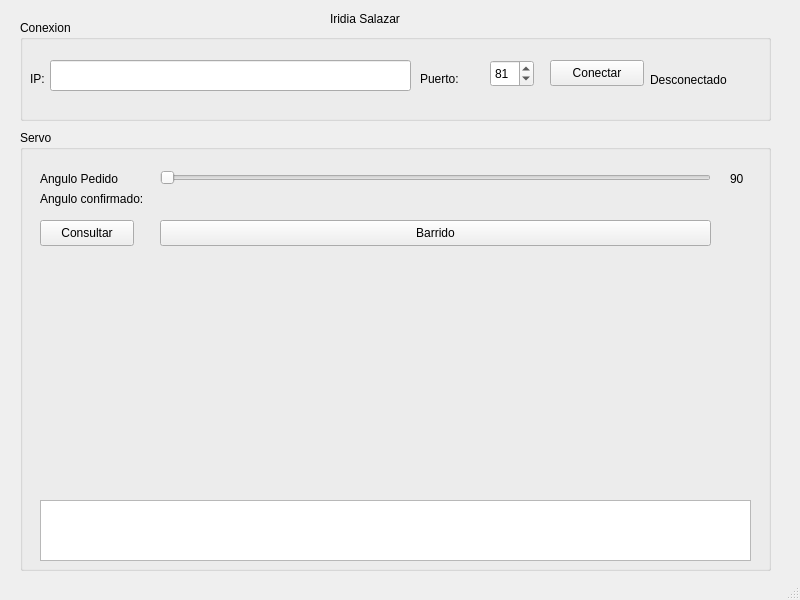
<?xml version="1.0" encoding="UTF-8"?>
<ui version="4.0">
 <class>MainWindow</class>
 <widget class="QMainWindow" name="MainWindow">
  <property name="geometry">
   <rect>
    <x>0</x>
    <y>0</y>
    <width>800</width>
    <height>600</height>
   </rect>
  </property>
  <property name="windowTitle">
   <string>MainWindow</string>
  </property>
  <widget class="QWidget" name="centralwidget">
   <widget class="QGroupBox" name="grupoConexion">
    <property name="geometry">
     <rect>
      <x>20</x>
      <y>20</y>
      <width>751</width>
      <height>101</height>
     </rect>
    </property>
    <property name="title">
     <string>Conexion</string>
    </property>
    <widget class="QLabel" name="label_4">
     <property name="geometry">
      <rect>
       <x>10</x>
       <y>50</y>
       <width>31</width>
       <height>18</height>
      </rect>
     </property>
     <property name="text">
      <string>IP:</string>
     </property>
    </widget>
    <widget class="QPushButton" name="botonConectar">
     <property name="geometry">
      <rect>
       <x>530</x>
       <y>40</y>
       <width>94</width>
       <height>26</height>
      </rect>
     </property>
     <property name="text">
      <string>Conectar</string>
     </property>
    </widget>
    <widget class="QLineEdit" name="lineEditIp">
     <property name="geometry">
      <rect>
       <x>30</x>
       <y>40</y>
       <width>361</width>
       <height>31</height>
      </rect>
     </property>
    </widget>
    <widget class="QLabel" name="label">
     <property name="geometry">
      <rect>
       <x>400</x>
       <y>50</y>
       <width>66</width>
       <height>18</height>
      </rect>
     </property>
     <property name="text">
      <string>Puerto:</string>
     </property>
    </widget>
    <widget class="QSpinBox" name="spinPuerto">
     <property name="geometry">
      <rect>
       <x>470</x>
       <y>40</y>
       <width>44</width>
       <height>27</height>
      </rect>
     </property>
     <property name="value">
      <number>81</number>
     </property>
    </widget>
    <widget class="QLabel" name="etiquetaEstado">
     <property name="geometry">
      <rect>
       <x>630</x>
       <y>50</y>
       <width>101</width>
       <height>20</height>
      </rect>
     </property>
     <property name="text">
      <string>Desconectado</string>
     </property>
    </widget>
   </widget>
   <widget class="QGroupBox" name="grupoServo">
    <property name="geometry">
     <rect>
      <x>20</x>
      <y>130</y>
      <width>751</width>
      <height>441</height>
     </rect>
    </property>
    <property name="title">
     <string>Servo</string>
    </property>
    <widget class="QChartView" name="graficaPot" native="true">
     <property name="geometry">
      <rect>
       <x>20</x>
       <y>130</y>
       <width>711</width>
       <height>231</height>
      </rect>
     </property>
    </widget>
    <widget class="QSlider" name="deslizadorAngulo">
     <property name="geometry">
      <rect>
       <x>140</x>
       <y>40</y>
       <width>551</width>
       <height>16</height>
      </rect>
     </property>
     <property name="orientation">
      <enum>Qt::Orientation::Horizontal</enum>
     </property>
    </widget>
    <widget class="QPlainTextEdit" name="registro">
     <property name="geometry">
      <rect>
       <x>20</x>
       <y>370</y>
       <width>711</width>
       <height>61</height>
      </rect>
     </property>
    </widget>
    <widget class="QLabel" name="label_6">
     <property name="geometry">
      <rect>
       <x>20</x>
       <y>40</y>
       <width>111</width>
       <height>18</height>
      </rect>
     </property>
     <property name="text">
      <string>Angulo Pedido</string>
     </property>
    </widget>
    <widget class="QLabel" name="label_2">
     <property name="geometry">
      <rect>
       <x>20</x>
       <y>60</y>
       <width>141</width>
       <height>18</height>
      </rect>
     </property>
     <property name="text">
      <string>Angulo confirmado:</string>
     </property>
    </widget>
    <widget class="QPushButton" name="botonConsultar">
     <property name="geometry">
      <rect>
       <x>20</x>
       <y>90</y>
       <width>94</width>
       <height>26</height>
      </rect>
     </property>
     <property name="text">
      <string>Consultar</string>
     </property>
    </widget>
    <widget class="QPushButton" name="botonBarrido">
     <property name="geometry">
      <rect>
       <x>140</x>
       <y>90</y>
       <width>551</width>
       <height>26</height>
      </rect>
     </property>
     <property name="text">
      <string>Barrido</string>
     </property>
    </widget>
    <widget class="QLabel" name="etiquetaPedido">
     <property name="geometry">
      <rect>
       <x>710</x>
       <y>40</y>
       <width>31</width>
       <height>18</height>
      </rect>
     </property>
     <property name="text">
      <string>90</string>
     </property>
    </widget>
    <widget class="QLabel" name="etiquetaConfirmado">
     <property name="geometry">
      <rect>
       <x>160</x>
       <y>60</y>
       <width>66</width>
       <height>18</height>
      </rect>
     </property>
     <property name="text">
      <string/>
     </property>
    </widget>
   </widget>
   <widget class="QLabel" name="label_3">
    <property name="geometry">
     <rect>
      <x>330</x>
      <y>10</y>
      <width>101</width>
      <height>18</height>
     </rect>
    </property>
    <property name="text">
     <string>Iridia Salazar</string>
    </property>
   </widget>
  </widget>
  <widget class="QStatusBar" name="statusbar"/>
 </widget>
 <customwidgets>
  <customwidget>
   <class>QChartView</class>
   <extends>QWidget</extends>
   <header>QChartView</header>
   <container>1</container>
  </customwidget>
 </customwidgets>
 <resources/>
 <connections/>
</ui>
